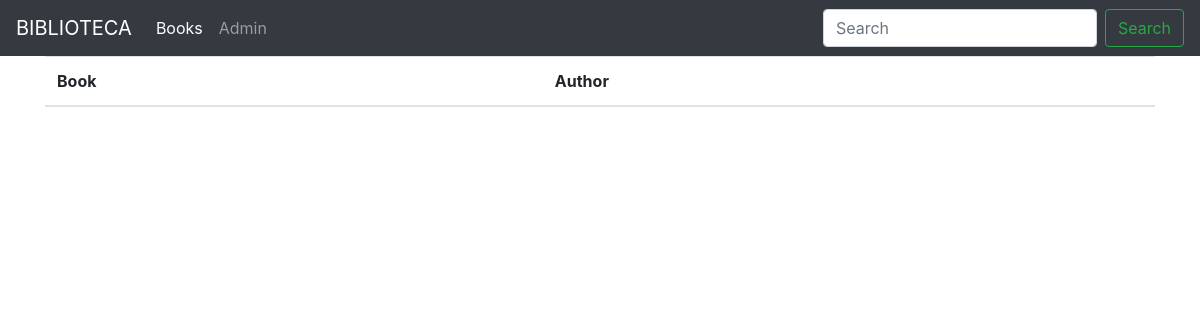
/books/, run on an earlier commit of the app's database.
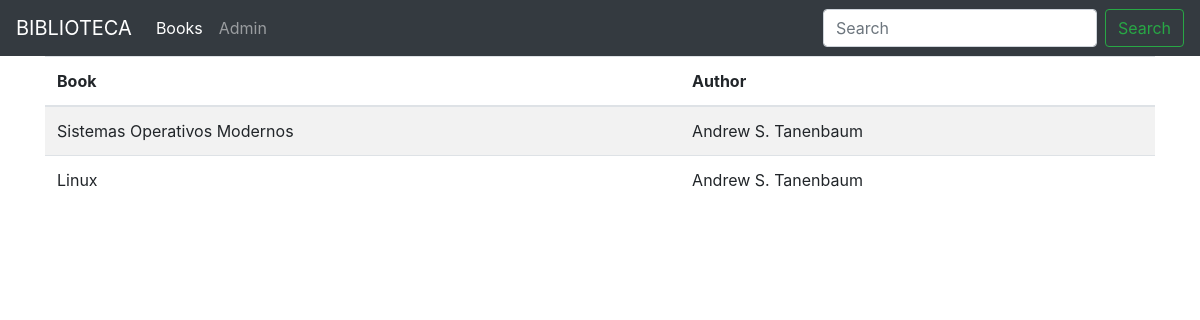
And on a later commit of the database.
### core/models.py (models this page shows, shortened)
class Book(models.Model):
    name = models.CharField(max_length=128)
    author = models.ForeignKey(Author, on_delete=models.CASCADE)

class Author(models.Model):
    name = models.CharField(max_length=128)

### core/views.py (the view)
# urls.py: path('books/', BooksList.as_view(), name='books-list'),
class BooksList(ListView):
    model = Book
    template_name = "core/books_list.html"

### core/templates/core/books_list.html (shortened to what this page needs)
<!DOCTYPE html>
<html lang="en">
<head>
    <link rel="stylesheet" href="https://stackpath.bootstrapcdn.com/bootstrap/4.5.0/css/bootstrap.min.css">
</head>
<body>
<header>
  <nav class="navbar navbar-expand-md navbar-dark bg-dark">
    <a class="navbar-brand" href="#">BIBLIOTECA</a>
    <div class="collapse navbar-collapse" id="navbarCollapse">
      <ul class="navbar-nav mr-auto">
        <li class="nav-item active">
          <a class="nav-link" href="/books">Books <span class="sr-only">(current)</span></a>
        </li>
        <li class="nav-item">
          <a class="nav-link" href="{% url 'admin:index' %}">Admin</a>
        </li>
      </ul>
      <form class="form-inline mt-2 mt-md-0">
        <input class="form-control mr-sm-2" type="text" placeholder="Search" aria-label="Search">
        <button class="btn btn-outline-success my-2 my-sm-0" type="submit">Search</button>
      </form>
    </div>
  </nav>
</header>
<main role="main">
<div class="container">
    <table class="table table-striped mt-10">
        <thead>
            <tr>
                <th>Book</th>
                <th>Author</th>
            </tr>
        </thead>
        <tbody>
        {% for book in object_list %}
            <tr>
                <td>{{ book.name }}</td>
                <td>{{ book.author.name }}</td>
            </tr>
            {% endfor %}
        </tbody>
    </table>
</div>
</main>
</body>
</html>

What changed in the data, as far as the page shows it:
added Book: name "Sistemas Operativos Modernos", author.name "Andrew S. Tanenbaum"
added Book: name "Linux", author.name "Andrew S. Tanenbaum"
